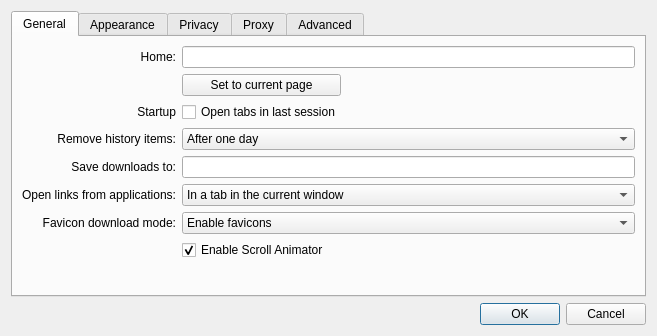
<?xml version="1.0" encoding="UTF-8"?>
<ui version="4.0">
 <class>Settings</class>
 <widget class="QDialog" name="Settings">
  <property name="geometry">
   <rect>
    <x>0</x>
    <y>0</y>
    <width>657</width>
    <height>336</height>
   </rect>
  </property>
  <property name="windowTitle">
   <string>Settings</string>
  </property>
  <layout class="QGridLayout" name="gridLayout">
   <item row="2" column="0">
    <widget class="QDialogButtonBox" name="buttonBox">
     <property name="orientation">
      <enum>Qt::Horizontal</enum>
     </property>
     <property name="standardButtons">
      <set>QDialogButtonBox::Cancel|QDialogButtonBox::Ok</set>
     </property>
    </widget>
   </item>
   <item row="1" column="0">
    <widget class="QTabWidget" name="tabWidget">
     <property name="currentIndex">
      <number>0</number>
     </property>
     <widget class="QWidget" name="tab">
      <attribute name="title">
       <string>General</string>
      </attribute>
      <layout class="QGridLayout" name="gridLayout_4">
       <item row="0" column="1" colspan="2">
        <widget class="QLineEdit" name="homeLineEdit"/>
       </item>
       <item row="8" column="1" colspan="2">
        <spacer>
         <property name="orientation">
          <enum>Qt::Vertical</enum>
         </property>
         <property name="sizeHint" stdset="0">
          <size>
           <width>391</width>
           <height>262</height>
          </size>
         </property>
        </spacer>
       </item>
       <item row="0" column="0">
        <widget class="QLabel" name="label_3">
         <property name="text">
          <string>Home:</string>
         </property>
         <property name="alignment">
          <set>Qt::AlignRight|Qt::AlignTrailing|Qt::AlignVCenter</set>
         </property>
        </widget>
       </item>
       <item row="6" column="1" colspan="2">
        <widget class="QComboBox" name="faviconDownloadMode">
         <property name="currentIndex">
          <number>1</number>
         </property>
         <item>
          <property name="text">
           <string>Disable icons</string>
          </property>
         </item>
         <item>
          <property name="text">
           <string>Enable favicons</string>
          </property>
         </item>
         <item>
          <property name="text">
           <string>Enable favicons and touch icons</string>
          </property>
         </item>
        </widget>
       </item>
       <item row="5" column="0">
        <widget class="QLabel" name="label_8">
         <property name="text">
          <string>Open links from applications:</string>
         </property>
         <property name="alignment">
          <set>Qt::AlignRight|Qt::AlignTrailing|Qt::AlignVCenter</set>
         </property>
        </widget>
       </item>
       <item row="7" column="1" colspan="2">
        <widget class="QCheckBox" name="enableScrollAnimator">
         <property name="text">
          <string>Enable Scroll Animator</string>
         </property>
         <property name="checked">
          <bool>true</bool>
         </property>
        </widget>
       </item>
       <item row="4" column="0">
        <widget class="QLabel" name="label_7">
         <property name="text">
          <string>Save downloads to:</string>
         </property>
         <property name="alignment">
          <set>Qt::AlignRight|Qt::AlignTrailing|Qt::AlignVCenter</set>
         </property>
        </widget>
       </item>
       <item row="5" column="1" colspan="2">
        <widget class="QComboBox" name="openLinksIn">
         <item>
          <property name="text">
           <string>In a tab in the current window</string>
          </property>
         </item>
         <item>
          <property name="text">
           <string>In a new window</string>
          </property>
         </item>
        </widget>
       </item>
       <item row="3" column="1" colspan="2">
        <widget class="QComboBox" name="expireHistory">
         <item>
          <property name="text">
           <string>After one day</string>
          </property>
         </item>
         <item>
          <property name="text">
           <string>After one week</string>
          </property>
         </item>
         <item>
          <property name="text">
           <string>After two weeks</string>
          </property>
         </item>
         <item>
          <property name="text">
           <string>After one month</string>
          </property>
         </item>
         <item>
          <property name="text">
           <string>After one year</string>
          </property>
         </item>
         <item>
          <property name="text">
           <string>Manually</string>
          </property>
         </item>
        </widget>
       </item>
       <item row="3" column="0">
        <widget class="QLabel" name="label_4">
         <property name="text">
          <string>Remove history items:</string>
         </property>
         <property name="alignment">
          <set>Qt::AlignRight|Qt::AlignTrailing|Qt::AlignVCenter</set>
         </property>
        </widget>
       </item>
       <item row="1" column="2">
        <spacer name="horizontalSpacer">
         <property name="orientation">
          <enum>Qt::Horizontal</enum>
         </property>
         <property name="sizeHint" stdset="0">
          <size>
           <width>280</width>
           <height>18</height>
          </size>
         </property>
        </spacer>
       </item>
       <item row="1" column="1">
        <widget class="QPushButton" name="setHomeToCurrentPageButton">
         <property name="text">
          <string>Set to current page</string>
         </property>
        </widget>
       </item>
       <item row="6" column="0">
        <widget class="QLabel" name="label_17">
         <property name="text">
          <string>Favicon download mode:</string>
         </property>
         <property name="alignment">
          <set>Qt::AlignRight|Qt::AlignTrailing|Qt::AlignVCenter</set>
         </property>
        </widget>
       </item>
       <item row="4" column="1" colspan="2">
        <widget class="QLineEdit" name="downloadsLocation"/>
       </item>
       <item row="2" column="1">
        <widget class="QCheckBox" name="saveSessionCheckBox">
         <property name="text">
          <string>Open tabs in last session</string>
         </property>
        </widget>
       </item>
       <item row="2" column="0">
        <widget class="QLabel" name="label_18">
         <property name="text">
          <string>Startup</string>
         </property>
         <property name="alignment">
          <set>Qt::AlignRight|Qt::AlignTrailing|Qt::AlignVCenter</set>
         </property>
        </widget>
       </item>
      </layout>
     </widget>
     <widget class="QWidget" name="tab_3">
      <attribute name="title">
       <string>Appearance</string>
      </attribute>
      <layout class="QGridLayout" name="gridLayout_3">
       <item row="0" column="0">
        <widget class="QLabel" name="label_5">
         <property name="text">
          <string>Standard font:</string>
         </property>
         <property name="alignment">
          <set>Qt::AlignRight|Qt::AlignTrailing|Qt::AlignVCenter</set>
         </property>
        </widget>
       </item>
       <item row="0" column="1">
        <widget class="QLabel" name="standardLabel">
         <property name="sizePolicy">
          <sizepolicy hsizetype="Expanding" vsizetype="Preferred">
           <horstretch>0</horstretch>
           <verstretch>0</verstretch>
          </sizepolicy>
         </property>
         <property name="frameShape">
          <enum>QFrame::StyledPanel</enum>
         </property>
         <property name="text">
          <string>Times 16</string>
         </property>
         <property name="alignment">
          <set>Qt::AlignCenter</set>
         </property>
        </widget>
       </item>
       <item row="0" column="2">
        <widget class="QPushButton" name="standardFontButton">
         <property name="text">
          <string>Select...</string>
         </property>
        </widget>
       </item>
       <item row="1" column="0">
        <widget class="QLabel" name="label_6">
         <property name="text">
          <string>Fixed-width font:</string>
         </property>
         <property name="alignment">
          <set>Qt::AlignRight|Qt::AlignTrailing|Qt::AlignVCenter</set>
         </property>
        </widget>
       </item>
       <item row="1" column="1">
        <widget class="QLabel" name="fixedLabel">
         <property name="frameShape">
          <enum>QFrame::StyledPanel</enum>
         </property>
         <property name="text">
          <string>Courier 13</string>
         </property>
         <property name="alignment">
          <set>Qt::AlignCenter</set>
         </property>
        </widget>
       </item>
       <item row="1" column="2">
        <widget class="QPushButton" name="fixedFontButton">
         <property name="text">
          <string>Select...</string>
         </property>
        </widget>
       </item>
       <item row="2" column="1">
        <spacer name="verticalSpacer">
         <property name="orientation">
          <enum>Qt::Vertical</enum>
         </property>
         <property name="sizeHint" stdset="0">
          <size>
           <width>20</width>
           <height>93</height>
          </size>
         </property>
        </spacer>
       </item>
      </layout>
     </widget>
     <widget class="QWidget" name="tab_2">
      <attribute name="title">
       <string>Privacy</string>
      </attribute>
      <layout class="QVBoxLayout" name="verticalLayout_3">
       <item>
        <widget class="QGroupBox" name="groupBox">
         <property name="title">
          <string>Web Content</string>
         </property>
         <layout class="QVBoxLayout" name="verticalLayout_2">
          <item>
           <widget class="QCheckBox" name="enablePlugins">
            <property name="text">
             <string>Enable Plugins</string>
            </property>
            <property name="checked">
             <bool>true</bool>
            </property>
           </widget>
          </item>
          <item>
           <widget class="QCheckBox" name="enableJavascript">
            <property name="text">
             <string>Enable Javascript</string>
            </property>
            <property name="checked">
             <bool>true</bool>
            </property>
           </widget>
          </item>
         </layout>
        </widget>
       </item>
       <item>
        <widget class="QGroupBox" name="cookiesGroupBox">
         <property name="title">
          <string>Cookies</string>
         </property>
         <layout class="QGridLayout">
          <property name="leftMargin">
           <number>9</number>
          </property>
          <item row="0" column="0">
           <widget class="QLabel" name="label_2">
            <property name="text">
             <string>Persistent Cookie Policy</string>
            </property>
            <property name="alignment">
             <set>Qt::AlignRight|Qt::AlignTrailing|Qt::AlignVCenter</set>
            </property>
           </widget>
          </item>
          <item row="0" column="1">
           <widget class="QComboBox" name="sessionCookiesCombo">
            <item>
             <property name="text">
              <string>Treat all cookies as session cookies</string>
             </property>
            </item>
            <item>
             <property name="text">
              <string>Allow persistent cookies</string>
             </property>
            </item>
            <item>
             <property name="text">
              <string>Treat all cookies as persistent cookies</string>
             </property>
            </item>
           </widget>
          </item>
          <item row="1" column="0">
           <widget class="QLabel" name="label">
            <property name="text">
             <string>Persistent Data Path:</string>
            </property>
            <property name="alignment">
             <set>Qt::AlignRight|Qt::AlignTrailing|Qt::AlignVCenter</set>
            </property>
           </widget>
          </item>
          <item row="1" column="1">
           <widget class="QLineEdit" name="persistentDataPath"/>
          </item>
         </layout>
        </widget>
       </item>
       <item>
        <spacer name="verticalSpacer_4">
         <property name="orientation">
          <enum>Qt::Vertical</enum>
         </property>
         <property name="sizeHint" stdset="0">
          <size>
           <width>20</width>
           <height>40</height>
          </size>
         </property>
        </spacer>
       </item>
      </layout>
     </widget>
     <widget class="QWidget" name="tab_4">
      <attribute name="title">
       <string>Proxy</string>
      </attribute>
      <layout class="QVBoxLayout" name="verticalLayout">
       <item>
        <widget class="QGroupBox" name="proxySupport">
         <property name="title">
          <string>Enable proxy</string>
         </property>
         <property name="checkable">
          <bool>true</bool>
         </property>
         <layout class="QGridLayout" name="gridLayout_6">
          <item row="0" column="0">
           <widget class="QLabel" name="label_9">
            <property name="text">
             <string>Type:</string>
            </property>
            <property name="alignment">
             <set>Qt::AlignRight|Qt::AlignTrailing|Qt::AlignVCenter</set>
            </property>
           </widget>
          </item>
          <item row="0" column="1" colspan="2">
           <widget class="QComboBox" name="proxyType">
            <item>
             <property name="text">
              <string>Socks5</string>
             </property>
            </item>
            <item>
             <property name="text">
              <string>Http</string>
             </property>
            </item>
           </widget>
          </item>
          <item row="1" column="0">
           <widget class="QLabel" name="label_10">
            <property name="text">
             <string>Host:</string>
            </property>
            <property name="alignment">
             <set>Qt::AlignRight|Qt::AlignTrailing|Qt::AlignVCenter</set>
            </property>
           </widget>
          </item>
          <item row="1" column="1" colspan="2">
           <widget class="QLineEdit" name="proxyHostName"/>
          </item>
          <item row="2" column="0">
           <widget class="QLabel" name="label_11">
            <property name="text">
             <string>Port:</string>
            </property>
            <property name="alignment">
             <set>Qt::AlignRight|Qt::AlignTrailing|Qt::AlignVCenter</set>
            </property>
           </widget>
          </item>
          <item row="2" column="1">
           <widget class="QSpinBox" name="proxyPort">
            <property name="maximum">
             <number>10000</number>
            </property>
            <property name="value">
             <number>1080</number>
            </property>
           </widget>
          </item>
          <item row="2" column="2">
           <spacer name="horizontalSpacer_2">
            <property name="orientation">
             <enum>Qt::Horizontal</enum>
            </property>
            <property name="sizeHint" stdset="0">
             <size>
              <width>293</width>
              <height>20</height>
             </size>
            </property>
           </spacer>
          </item>
          <item row="3" column="0">
           <widget class="QLabel" name="label_12">
            <property name="text">
             <string>User Name:</string>
            </property>
            <property name="alignment">
             <set>Qt::AlignRight|Qt::AlignTrailing|Qt::AlignVCenter</set>
            </property>
           </widget>
          </item>
          <item row="3" column="1" colspan="2">
           <widget class="QLineEdit" name="proxyUserName"/>
          </item>
          <item row="4" column="0">
           <widget class="QLabel" name="label_13">
            <property name="text">
             <string>Password:</string>
            </property>
            <property name="alignment">
             <set>Qt::AlignRight|Qt::AlignTrailing|Qt::AlignVCenter</set>
            </property>
           </widget>
          </item>
          <item row="4" column="1" colspan="2">
           <widget class="QLineEdit" name="proxyPassword">
            <property name="echoMode">
             <enum>QLineEdit::Password</enum>
            </property>
           </widget>
          </item>
          <item row="5" column="0">
           <spacer name="verticalSpacer_2">
            <property name="orientation">
             <enum>Qt::Vertical</enum>
            </property>
            <property name="sizeHint" stdset="0">
             <size>
              <width>20</width>
              <height>8</height>
             </size>
            </property>
           </spacer>
          </item>
         </layout>
        </widget>
       </item>
      </layout>
     </widget>
     <widget class="QWidget" name="tab_5">
      <attribute name="title">
       <string>Advanced</string>
      </attribute>
      <layout class="QGridLayout" name="gridLayout_2">
       <item row="0" column="0">
        <widget class="QLabel" name="label_15">
         <property name="text">
          <string>HTTP User-Agent:</string>
         </property>
        </widget>
       </item>
       <item row="0" column="1">
        <widget class="QLineEdit" name="httpUserAgent"/>
       </item>
       <item row="1" column="0">
        <widget class="QLabel" name="label_16">
         <property name="text">
          <string>HTTP Accept-&amp;Language:</string>
         </property>
         <property name="buddy">
          <cstring>httpAcceptLanguage</cstring>
         </property>
        </widget>
       </item>
       <item row="1" column="1">
        <widget class="QLineEdit" name="httpAcceptLanguage"/>
       </item>
       <item row="2" column="0">
        <widget class="QLabel" name="label_14">
         <property name="text">
          <string>Style Sheet:</string>
         </property>
        </widget>
       </item>
       <item row="2" column="1">
        <widget class="QTextEdit" name="userStyleSheet"/>
       </item>
       <item row="3" column="1">
        <spacer name="verticalSpacer_3">
         <property name="orientation">
          <enum>Qt::Vertical</enum>
         </property>
         <property name="sizeHint" stdset="0">
          <size>
           <width>20</width>
           <height>176</height>
          </size>
         </property>
        </spacer>
       </item>
      </layout>
     </widget>
    </widget>
   </item>
  </layout>
 </widget>
 <resources/>
 <connections>
  <connection>
   <sender>buttonBox</sender>
   <signal>accepted()</signal>
   <receiver>Settings</receiver>
   <slot>accept()</slot>
   <hints>
    <hint type="sourcelabel">
     <x>248</x>
     <y>254</y>
    </hint>
    <hint type="destinationlabel">
     <x>157</x>
     <y>274</y>
    </hint>
   </hints>
  </connection>
  <connection>
   <sender>buttonBox</sender>
   <signal>rejected()</signal>
   <receiver>Settings</receiver>
   <slot>reject()</slot>
   <hints>
    <hint type="sourcelabel">
     <x>316</x>
     <y>260</y>
    </hint>
    <hint type="destinationlabel">
     <x>286</x>
     <y>274</y>
    </hint>
   </hints>
  </connection>
 </connections>
</ui>
